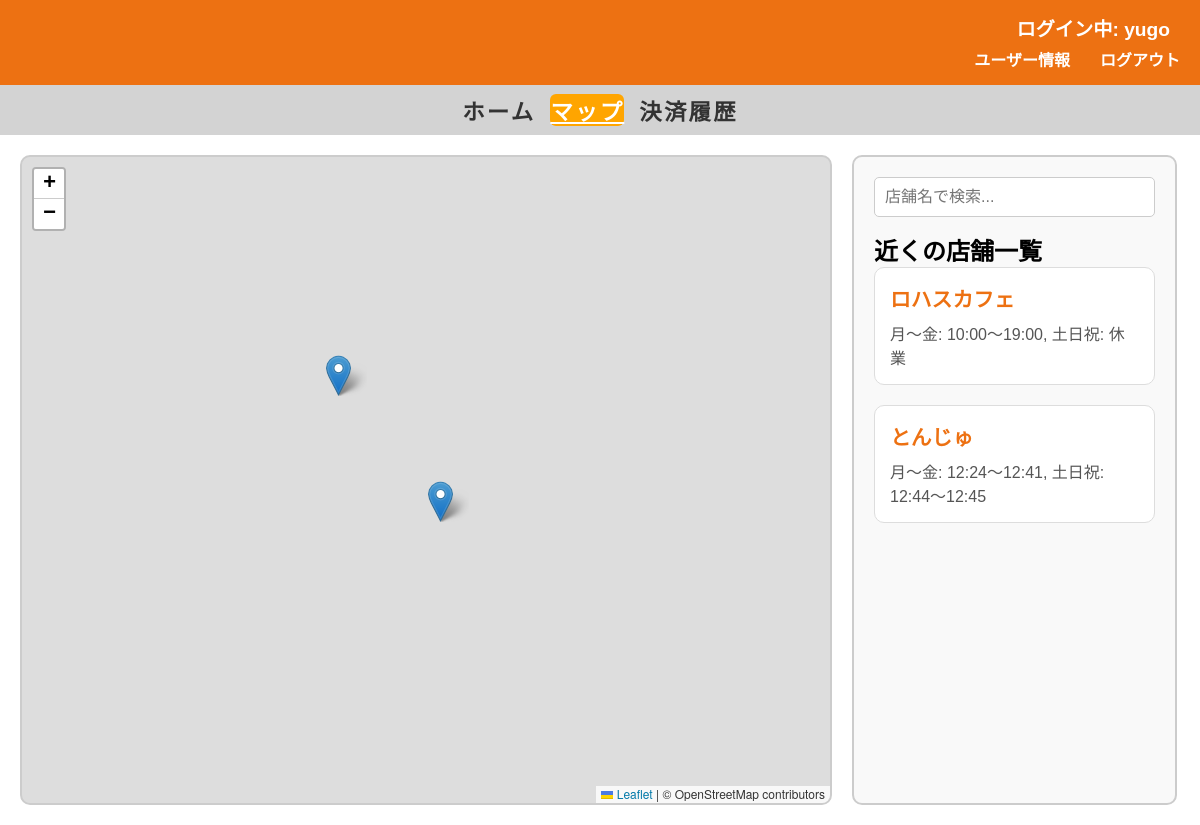
The app's page /users_home/map_shop (signed in) with its own data.
### tables this page shows
CREATE TABLE locations (
    location_id INTEGER PRIMARY KEY AUTOINCREMENT,
    location_title TEXT NOT NULL,
    store_id INTEGER NOT NULL,
    latitude REAL NOT NULL,
    longitude REAL NOT NULL,
    created_at DATETIME DEFAULT CURRENT_TIMESTAMP,
    FOREIGN KEY (store_id) REFERENCES store(store_id)
);

CREATE TABLE store (
    store_id INTEGER PRIMARY KEY AUTOINCREMENT,
    store_name TEXT NOT NULL,
    email TEXT UNIQUE NOT NULL,
    password TEXT NOT NULL,
    location TEXT,
    representative TEXT,
    description TEXT,
    created_at TIMESTAMP DEFAULT CURRENT_TIMESTAMP  -- created_atに名前統一
);

### routes/users_home/users_home.py (the view)
@users_home_bp.route('/map_shop')
def map_shop():
    if 'id' not in session:
        flash("ログインしてください")
        return redirect(url_for('users_login.login'))
    conn = sqlite3.connect('app.db')
    cursor = conn.cursor()
    cursor.execute("""
        SELECT s.store_id, s.store_name, s.description,
               s.email, s.representative,
               l.latitude, l.longitude
        FROM store s
        JOIN locations l ON s.store_id = l.store_id
        ORDER BY s.store_id
    """)
    stores = [
        {
            'id': row[0],
            'store_name': row[1],  # ★ 変更点: 'name' から 'store_name' に変更
            'description': row[2],
            'email': row[3],
            'representative': row[4],
            'lat': row[5],
            'lng': row[6]
        } for row in cursor.fetchall()
    ]
    conn.close()
    u_name = session.get('u_name', 'ゲスト')
    return render_template('users_home/map_shop.html', stores=stores, u_name=u_name)

### templates/users_home/map_shop.html (shortened to what this page needs)
<!DOCTYPE html>
<html lang="ja">
<head>
    <link rel="stylesheet" href="{{ url_for('static', filename='css/users_home.css') }}">
    <link rel="stylesheet" href="https://unpkg.com/leaflet/dist/leaflet.css">
</head>
<body>
    <div class="water-blue-section">
        <span class="username">
            ログイン中: {{ u_name if u_name else 'ゲスト' }}
        </span>
        <div class="user-links">
            <a href="{{ url_for('users_home.users_data')}}">ユーザー情報</a>
            <a href="{{url_for('users_home.logout')}}">ログアウト</a>
        </div>
    </div>
    <div class="gray-section">
        <ul>
            <li class="{% if request.endpoint == 'users_home.home' %}active{% endif %}">
                <a href="{{ url_for('users_home.home') }}">ホーム</a>
            </li>
            <li class="{% if request.endpoint == 'users_home.map_shop' %}active{% endif %}">
                <a href="{{ url_for('users_home.map_shop') }}">マップ</a>
            </li>
            <li class="{% if request.endpoint == 'users_home.payment_history' %}active{% endif %}">
                <a href="{{ url_for('users_home.payment_history') }}">決済履歴</a>
            </li>
        </ul>
    </div>
    <div class="map-wrapper">
        <div id="map"
             data-locations='{{ stores | tojson }}'
             data-menu-url-template="{{ url_for('users_order.menu', store_id=0) }}"
             style="height: 650px;"></div>
        <div class="sidebar">
            <input type="search" id="store-search" placeholder="店舗名で検索..." />
            <h2>近くの店舗一覧</h2>
            <ul class="store-list">
                {% if stores %}
                    {% for store in stores %}
                        <li>
                            <a href="{{ url_for('users_order.menu', store_id=store.id) }}" class="custom-link">
                                <h3>{{ store.store_name }}</h3> <p>{{ store.description }}</p>
                            </a>
                        </li>
                    {% endfor %}
                {% else %}
                    <li>店舗情報がありません。</li>
                {% endif %}
            </ul>
        </div>
    </div>
</body>
</html>

### static/css/users_home.css (style rules this page uses)
* { margin: 0; padding: 0; box-sizing: border-box; }
.water-blue-section { background-color: #ed7112; height: 85px; padding: 20px; font-family: Arial, sans-serif; color: #ffffff; display: flex; flex-direction: column; align-items: flex-end; justify-content: center; }
.water-blue-section .username { margin-bottom: 5px; }
.water-blue-section .user-links { display: flex; gap: 15px; }
.username { font-size: 1.5em; font-weight: bold; margin-right: 10px; }
.user-links a { margin-left: 15px; color: #ffffff; font-weight: bold; text-decoration: none; }
.gray-section { background-color: #D3D3D3; height: 50px; padding: 10px; font-family: Arial, sans-serif; display: flex; align-items: center; justify-content: center; font-size: 1.4em; letter-spacing: 0.1em; }
.gray-section ul { list-style-type: none; padding: 0; margin: 0; display: flex; gap: 15px; font-weight: bold; }
.gray-section li { margin: 0; }
.gray-section a { text-decoration: none; color: #333; }
ul { list-style-type: none; padding: 0; }
ul li { margin-bottom: 15px; }
h3 { font-size: 1.2em; font-weight: bold; color: #333; }
p { font-size: 1em; color: #555; }
.gray-section ul li.active { background-color: #ffa500; font-weight: bold; border-radius: 6px; }
.gray-section ul li.active a { color: white; text-decoration: underline; }
.map-wrapper { display: flex; flex-direction: row; justify-content: flex-start; margin: 20px; gap: 20px; }
#map { height: 650px; width: 70%; border: 2px solid #ccc; border-radius: 10px; }
.sidebar { width: 28%; padding: 20px; border: 2px solid #ccc; border-radius: 10px; background-color: #f9f9f9; font-family: Arial, sans-serif; }
.sidebar input[type="search"] { width: 100%; padding: 10px; font-size: 1em; border: 1px solid #ccc; border-radius: 5px; box-sizing: border-box; margin-bottom: 15px; }
.custom-link { display: block; background-color: #ffffff; padding: 15px; border: 1px solid #ddd; border-radius: 10px; margin-bottom: 20px; text-decoration: none; color: #333; transition: background-color 0.3s, box-shadow 0.3s; }
.custom-link h3 { font-size: 1.3em; margin-bottom: 8px; color: #ed7112; }
.custom-link p { font-size: 1em; color: #555; }
.username { color: #ffffff; font-size: 1.2em; }

### records on screen
locations: store_name "ロハスカフェ", description "月〜金: 10:00〜19:00, 土日祝: 休業"
locations: store_name "とんじゅ", description "月〜金: 12:24〜12:41, 土日祝: 12:44〜12:45"

### other values on screen
{{ u_name if u_name else 'ゲスト' }} "yugo"
